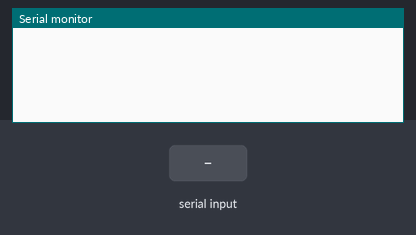
Simulated run of this sketch. Board: Arduino Uno, built with avr-gcc and run on an emulated ATmega328P. Parts: the last lines printed to the serial monitor. Inputs (shaded band) come from the test bench.

Above: at 1.2 s.
1.3 s: "1\n" received over Serial
At 3.5 s:
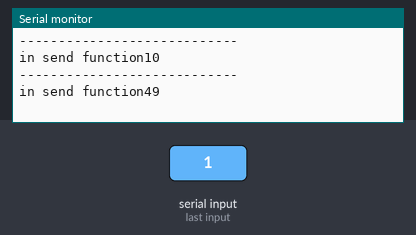
3.8 s: "0\n" received over Serial
At 5.2 s:
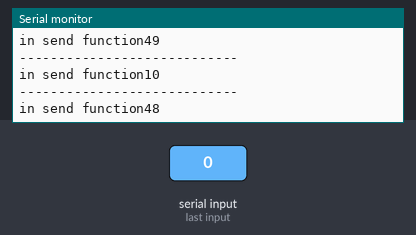
5.3 s: "2\n" received over Serial
At 6.7 s:
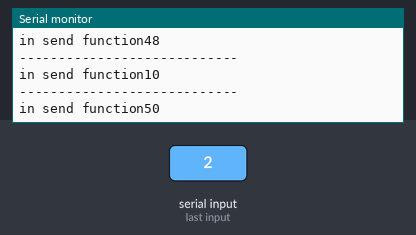
Timing chart, 0 to 8.3 s (numbered marks = the images above; inputs shaded):
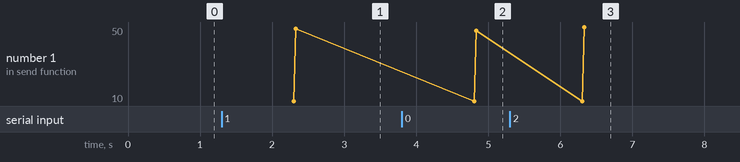

Measured:
- after the input at 1.3 s, the serial monitor: prints a new line after 1.0 s (image 1)
- after the input at 3.8 s, the serial monitor: prints a new line after 1.0 s (image 2)
- after the input at 5.3 s, the serial monitor: prints a new line after 1.0 s (image 3)
- plotted number 1: 49 → 48 after the input at 3.8 s, 48 → 50 after the input at 5.3 s

The sketch:

arduino_sender.ino
```cpp
#include<Wire.h>
#include<Adafruit_MCP4725.h>
#include<Adafruit_ADS1015.h>

#define defaultFreq 1700
#define f0 500
#define f1 800
#define f2 1100
#define f3 1400
int delay0, delay1, delay2, delay3;

const uint16_t S_DAC[4] = {1000, 2000, 1000, 0};  // 10 bits input
Adafruit_MCP4725 dac;

void setup()
{
  dac.begin(0x64);//A2
  delay0 = (1000000 / f0 - 1000000 / defaultFreq) / 4;
  delay1 = (1000000 / f1 - 1000000 / defaultFreq) / 4;
  delay2 = (1000000 / f2 - 1000000 / defaultFreq) / 4;
  delay3 = (1000000 / f3 - 1000000 / defaultFreq) / 4;
  Serial.begin(115200);
  Serial.flush();
}

bool bits_1_even_counter (int inp){
    int counter = 0;
    while ( inp > 0 ){
        if( inp % 2 != 0 ){
            //cout<<"1";
            counter += 1;
        }else {
            //cout<<"0";
        }
        inp /= 2;
    }
    //cout<<endl;
    if( counter %2 == 0 ){
        return true;
    }else{
        return false;
    }
}

void encode_vertical_1_even_counter(int* arr,int len_arr){
    int set_of_single_binary[10] = {1,2,4,8,16,32,64,128,256,512};
    arr[len_arr-1] = 0;
    //decToBinary(arr[20]);
    for ( int bit_compare = 0 ; bit_compare < 10 ; bit_compare++ ){
        int counter = 0;
        //cout<<"------------------------------------------\n";
        Serial.println("change number******************************************************");
        for ( int number = 0 ; number < len_arr-1 ; number++ ){
            /*cout<<"number -> "<<arr[number]<<' '<<"bit -> "<< set_of_single_binary[bit_compare]<<" result -> "<<' '<<( arr[number] & set_of_single_binary[bit_compare] ) <<endl;
            decToBinary(arr[number]);
            decToBinary(set_of_single_binary[bit_compare]);
            decToBinary(arr[number] & set_of_single_binary[bit_compare]);*/
            Serial.print("----------------------------");Serial.println(arr[number]);
            decToBinary(arr[number]);
            decToBinary(set_of_single_binary[bit_compare]);
            decToBinary((arr[number] & set_of_single_binary[bit_compare]));
            if ( (arr[number] & set_of_single_binary[bit_compare]) != 0){
                counter += 1;
                Serial.println("counter+++");
                //cout<<"counter++++++++\n";
            }
            //cout<<"counter = "<<counter<<endl<<endl;
        }
        Serial.print("XXXXXXXXXX COUNTER -> ");Serial.print(counter);Serial.print(" counter % 2 -> ");Serial.println(counter%2);
        Serial.print("before -> ");decToBinary(arr[len_arr-1]);
        if( counter % 2 != 0 ){
            arr[len_arr-1] |= set_of_single_binary[bit_compare];
        }
        Serial.print("after  -> ");decToBinary(arr[len_arr-1]);
    }
}

bool decode_vertical_1_even_counter(int* arr,int len_arr){
    int set_of_single_binary[10] = {1,2,4,8,16,32,64,128,256,512};
    //arr[20] = 0;
    //decToBinary(arr[20]);
    for ( int bit_compare = 0 ; bit_compare < 10 ; bit_compare++ ){
        int counter = 0;
        //cout<<bit_compare<<endl;
        //cout<<"------------------------------------------\n";
        for ( int number = 0 ; number < len_arr ; number++ ){
            /*cout<<"number -> "<<arr[number]<<' '<<"bit -> "<< set_of_single_binary[bit_compare]<<" result -> "<<' '<<( arr[number] & set_of_single_binary[bit_compare] ) <<endl;
            decToBinary(arr[number]);
            decToBinary(set_of_single_binary[bit_compare]);
            decToBinary(arr[number] & set_of_single_binary[bit_compare]);*/
           //Serial.print("----------------------------");Serial.println(arr[number]);
              //decToBinary(arr[number]);
              //decToBinary(set_of_single_binary[bit_compare]);
            if ( (arr[number] & set_of_single_binary[bit_compare]) ){
                counter += 1;
                //Serial.println(arr[number]);
                //Serial.println("counter+++");
                //cout<<"counter++++++++\n";
            }
            //cout<<"counter = "<<counter<<endl<<endl;
        }
        //cout<<"before check counter "<<counter<<endl;
        //Serial.print("before check counter : ");Serial.println(counter);
        if( counter % 2 != 0 ){
            //Serial.println("false break");
            return false;
        }
    }
    return true;
}

void paritiy_bits (int* arr,int len_arr){
    for( int i = 0 ; i < len_arr-1 ; i++ ){
        if( bits_1_even_counter(arr[i]) )
            arr[i] = arr[i] << 1 ;
        else
            arr[i] = ( arr[i] << 1 ) | 1 ;
        //decToBinary(arr[i]);
    }
    encode_vertical_1_even_counter(arr,len_arr);
    //decToBinary(arr[20]);
}

bool error_checking_partity_bits (int* arr,int len_arr){
    for( int i = 0 ; i < len_arr ; i++ ){
        if(!bits_1_even_counter(arr[i])){
            return false;
        }
    }
    if( !decode_vertical_1_even_counter(arr,len_arr) ){
        return false;
    }
    return true;
}

void decToBinary(int n)
{
    // array to store binary number
    int binaryNum[32]={0};
    // counter for binary array
    int i = 0;
    while (n > 0) {
        // storing remainder in binary array
        binaryNum[i] = n % 2;
        n = n / 2;
        i++;
    }
    // printing binary array in reverse order
    for (int j = 9; j >= 0; j--){
        Serial.print( (binaryNum[j] ) );
        Serial.print(' ');
    }
    Serial.println(' ');
}

void send_10_bits_of_data (int send_data){ // this function need to sent int
  Serial.print("----------------------------\n");
  Serial.print("in send function");
  Serial.println(send_data);
  for (int k = 7; k > 0; k -= 2) //send 10 bits from LSB tp MSB
      {
      int tmp = send_data & 3;
      int useDelay,cyc;
        if(tmp == 0)
        {
          //Serial.println("00");
          cyc =5;
          useDelay = delay0;
        }
        else if(tmp == 1)
        {
          //Serial.println("01");
          cyc = 8;
          useDelay = delay1;
        }
        else if(tmp == 2)
        {
          //Serial.println("10");
          cyc = 11;
          useDelay = delay2;
        }
        else
        {
          //Serial.println("11");
          cyc = 14;
          useDelay = delay3;
        }
        for (int sl=0;sl<cyc;sl++)
        {
          for (int s=0;s<4;s++) //4 sample/cycle
          {
            dac.setVoltage(S_DAC[s], false);//modify amplitude
            //Serial.println(S_DAC[s]);
            delayMicroseconds(useDelay);

          }
        }
        //delayMicroseconds(500);
        //delay(1);
        send_data>>=2;

        dac.setVoltage(0, false);

      }

}

int inData[300];
bool one_time = true;

void loop()
{
 /* if(one_time){
    one_time = !one_time;
    int len_arr = 18;
    int arr_of_int[len_arr];
    for(int i=0;i<len_arr-1;i++){
        arr_of_int[i] = i+1;
    }
    paritiy_bits(arr_of_int,len_arr);

    //Serial.println(arr_of_int[i]);
    //arr_of_int[0] = 0b0000000111;
    //arr_of_int[1] = 0b0000000111;
    Serial.println("FINAL RESULT");
    for(int i=0;i<len_arr;i++)
      decToBinary(arr_of_int[i]);
    Serial.print("ERROR CHECK -> ");Serial.println(error_checking_partity_bits(arr_of_int,len_arr));

    Serial.println("END");
  }*/


  if (Serial.available() > 0)
  {
    int counter = 0;
    String inp = Serial.readString();
    //for(int i = 0 ; i < inp.length() ; i++ ){Serial.print(inp[i]); Serial.println("*");}
    /*String _[inp.length()];
    for(int i = 0 ; i < inp.length() ; i++ ){Serial.print(inp[i]); Serial.println("*");}
    String slide_inp[60];
    while( inp.length() % 5 != 0 ){
      inp += '\n';
    }
    Serial.print("fill up the string -> "); Serial.println(inp);
    Serial.println("---------------------------");
    //int data_combo = 0;
    for( int i = 0 ; i < inp.length() / 5 ; i ++ ){

      for( int j = 0 ; j < 5 ; i ++ ){

        slide_inp[i] =

      }

    }*/
    inp = '\n'+inp;
    for(int i=0;i<inp.length();i++)
    {
      inData[i] = int(inp[i]); // cast char to int
    }
    for (int i=0;i<inp.length()-1;i++) // send data
    {
      send_10_bits_of_data(inData[i]);
    }
    dac.setVoltage(0, false);
  }

}
```
